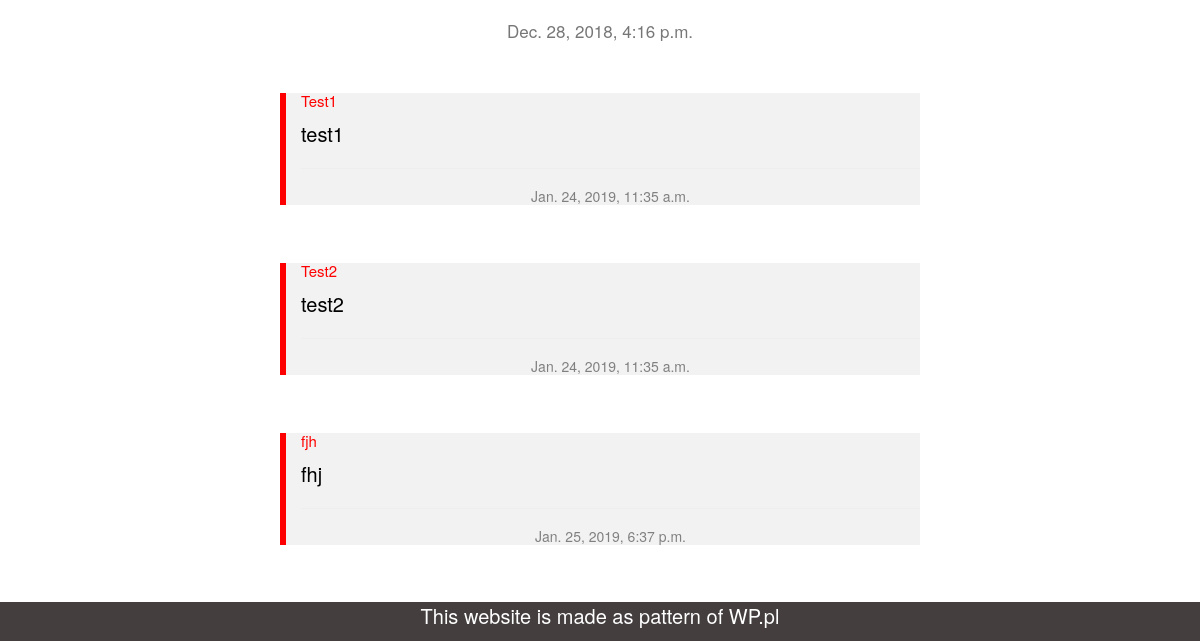
The page /6 (lower part) on the database as committed earlier.
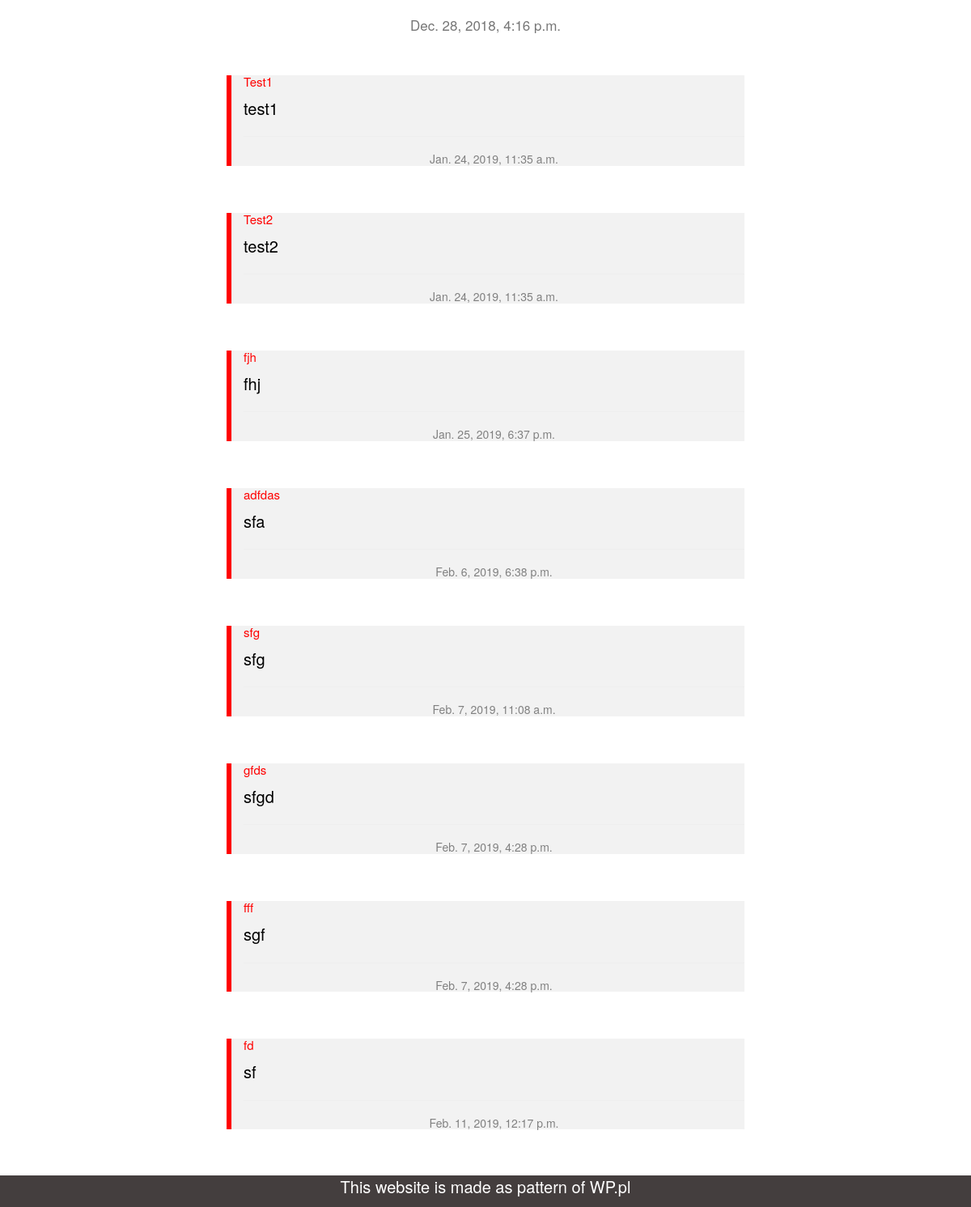
The same page on the database as committed later.
### main/models.py (models this page shows, shortened)
class Comment(models.Model):
    post = models.ForeignKey('main.News_model_total', related_name='comments', on_delete=models.CASCADE, null=True)   #CIEKAWE
    autor = models.CharField(max_length=200)
    tekst = models.TextField()
    created_date = models.DateTimeField(auto_now_add=True)

### main/views.py (the view, shortened to what this page needs)
# urls.py: path('<int:pk>', views.DetailPost.as_view(), name='post-detail'),
class DetailPost(FormMixin,DetailView):
    model = News_model_total
    template_name = 'main/detail.html'
    form_class = CommentForm
    def get_context_data(self, **kwargs):
        context = super(DetailPost, self).get_context_data(**kwargs)
        context['form'] = CommentForm(initial={'post': self.object})
        return context

### main/templates/main/detail.html (shortened to what this page needs)
{% extends 'main/index.html' %}
{% block content %}
<div class="containerx">
      <div class="card">
          <div class="card-footer">
            <small class="text-muted">{{news_model_total.date}}</small>
          </div>
        </div>
</div>
 <br>
            <div class="container-com">
                    {% for comment in news_model_total.comments.all %}
                        <div class="container2-com">
                            <h1 class="comment-aut">{{ comment.autor }}</h1>
                            <p class="comment-text">{{ comment.tekst }}</p>
                            <hr>
                            <h4 class="comment-date">{{ comment.created_date }}</h4>
                        </div>
                        <br>
                    {% endfor %}
  </div>
{% endblock %}

Rows that differ between the two databases and show on the page:
added Comment: autor "adfdas", tekst "sfa", created_date "Feb. 6, 2019, 6:38 p.m."
added Comment: autor "sfg", tekst "sfg", created_date "Feb. 7, 2019, 11:08 a.m."
added Comment: autor "gfds", tekst "sfgd", created_date "Feb. 7, 2019, 4:28 p.m."
added Comment: autor "fff", tekst "sgf", created_date "Feb. 7, 2019, 4:28 p.m."
added Comment: autor "fd", tekst "sf", created_date "Feb. 11, 2019, 12:17 p.m."
